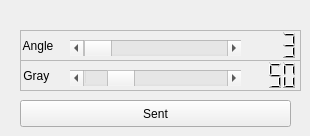
       <widget class="QWidget" name="tab_10">
        <attribute name="title">
         <string>Black</string>
        </attribute>
        <widget class="QFrame" name="frame_19">
         <property name="geometry">
          <rect>
           <x>20</x>
           <y>30</y>
           <width>281</width>
           <height>31</height>
          </rect>
         </property>
         <property name="frameShape">
          <enum>QFrame::StyledPanel</enum>
         </property>
         <property name="frameShadow">
          <enum>QFrame::Raised</enum>
         </property>
         <widget class="QScrollBar" name="Black_Angle">
          <property name="geometry">
           <rect>
            <x>50</x>
            <y>10</y>
            <width>171</width>
            <height>16</height>
           </rect>
          </property>
          <property name="minimum">
           <number>1</number>
          </property>
          <property name="maximum">
           <number>360</number>
          </property>
          <property name="pageStep">
           <number>1</number>
          </property>
          <property name="value">
           <number>3</number>
          </property>
          <property name="orientation">
           <enum>Qt::Horizontal</enum>
          </property>
         </widget>
         <widget class="QLCDNumber" name="Black_Angle_num">
          <property name="geometry">
           <rect>
            <x>230</x>
            <y>0</y>
            <width>51</width>
            <height>31</height>
           </rect>
          </property>
          <property name="frameShape">
           <enum>QFrame::NoFrame</enum>
          </property>
          <property name="digitCount">
           <number>3</number>
          </property>
          <property name="value" stdset="0">
           <double>3.000000000000000</double>
          </property>
          <property name="intValue" stdset="0">
           <number>3</number>
          </property>
         </widget>
         <widget class="QLabel" name="label_angle">
          <property name="geometry">
           <rect>
            <x>0</x>
            <y>0</y>
            <width>51</width>
            <height>31</height>
           </rect>
          </property>
          <property name="text">
           <string> Angle</string>
          </property>
         </widget>
        </widget>
        <widget class="QFrame" name="frame_20">
         <property name="geometry">
          <rect>
           <x>20</x>
           <y>60</y>
           <width>281</width>
           <height>31</height>
          </rect>
         </property>
         <property name="frameShape">
          <enum>QFrame::StyledPanel</enum>
         </property>
         <property name="frameShadow">
          <enum>QFrame::Raised</enum>
         </property>
         <widget class="QLCDNumber" name="Black_Gray_num">
          <property name="geometry">
           <rect>
            <x>230</x>
            <y>0</y>
            <width>51</width>
            <height>31</height>
           </rect>
          </property>
          <property name="frameShape">
           <enum>QFrame::NoFrame</enum>
          </property>
          <property name="digitCount">
           <number>3</number>
          </property>
          <property name="value" stdset="0">
           <double>50.000000000000000</double>
          </property>
          <property name="intValue" stdset="0">
           <number>50</number>
          </property>
         </widget>
         <widget class="QScrollBar" name="Black_Gray">
          <property name="enabled">
           <bool>true</bool>
          </property>
          <property name="geometry">
           <rect>
            <x>50</x>
            <y>10</y>
            <width>171</width>
            <height>16</height>
           </rect>
          </property>
          <property name="minimum">
           <number>0</number>
          </property>
          <property name="maximum">
           <number>240</number>
          </property>
          <property name="value">
           <number>50</number>
          </property>
          <property name="orientation">
           <enum>Qt::Horizontal</enum>
          </property>
         </widget>
         <widget class="QLabel" name="label_inner">
          <property name="geometry">
           <rect>
            <x>0</x>
            <y>0</y>
            <width>41</width>
            <height>31</height>
           </rect>
          </property>
          <property name="text">
           <string> Gray</string>
          </property>
         </widget>
        </widget>
        <widget class="QPushButton" name="Black_savedata">
         <property name="geometry">
          <rect>
           <x>20</x>
           <y>100</y>
           <width>271</width>
           <height>27</height>
          </rect>
         </property>
         <property name="text">
          <string>Sent</string>
         </property>
        </widget>
       </widget>
